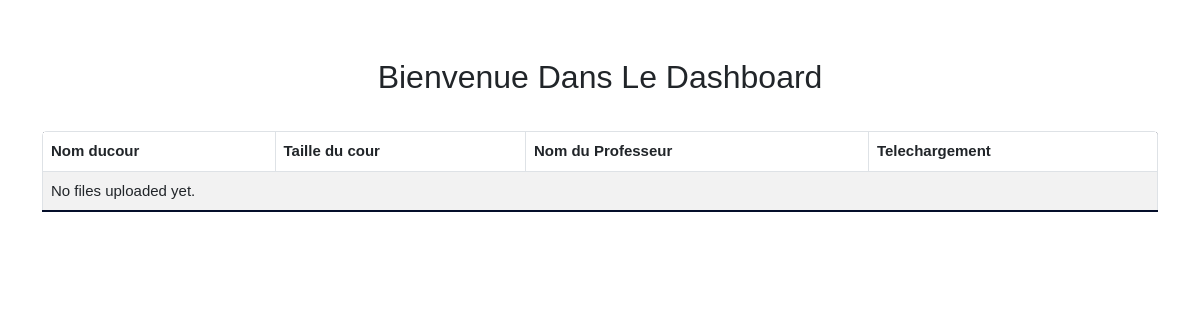
/Etudiant.php, run on an earlier commit of the app's database.
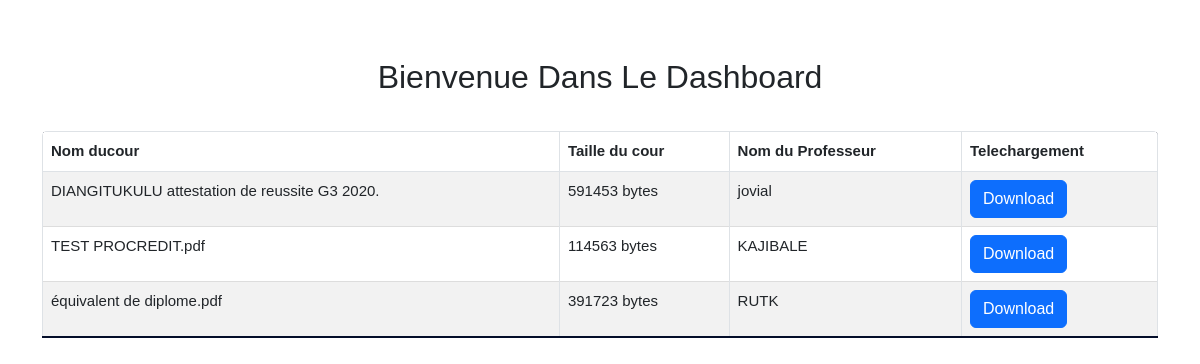
And on a later commit of the database.
### tables this page shows
CREATE TABLE IF NOT EXISTS `cours` (
  `idcours` int NOT NULL AUTO_INCREMENT,
  `nom` varchar(45) DEFAULT NULL,
  `taillefichier` varchar(45) DEFAULT NULL,
  `typeficier` varchar(45) DEFAULT NULL,
  `professeur_idprofesseur` int DEFAULT NULL,
  `Quiz_id` int DEFAULT NULL,
  PRIMARY KEY (`idcours`),
  KEY `fk_cours_professeur1_idx` (`professeur_idprofesseur`),
  KEY `fk_cours_Quiz1_idx` (`Quiz_id`)
);

CREATE TABLE IF NOT EXISTS `professeur` (
  `idprofesseur` int NOT NULL AUTO_INCREMENT,
  `nom` varchar(45) DEFAULT NULL,
  `prenom` varchar(45) DEFAULT NULL,
  `email` varchar(45) DEFAULT NULL,
  `cours` varchar(45) DEFAULT NULL,
  PRIMARY KEY (`idprofesseur`)
);

### Etudiant.php (the view, shortened to what this page needs)
<?php
$db_host = "localhost";
$db_user = "root";
$db_pass = "";
$db_name = "mydb";
 $conn = new mysqli($db_host, $db_user, $db_pass, $db_name);
 $sql = "SELECT *FROM cours";
 $result = $conn->query($sql);
 $sql1 = "SELECT *FROM professeur";
 $result1 = $conn->query($sql1);
?>
<!DOCTYPE html>
<html>
<head>
    <link rel="stylesheet" href="style1/huta.css">
	<link rel="stylesheet" href="https://cdn.jsdelivr.net/npm/bootstrap@5.3.0/dist/css/bootstrap.min.css">
</head>
<body>
	<div class="container mt-5">
        <h2>Bienvenue dans le dashboard</h2>
        <table class="table table-bordered table-striped">
            <thead>
                <tr>
                    <th>Nom ducour</th>
                    <th>Taille du cour</th>
                    <th>Nom du Professeur</th>
                    <th>Telechargement</th>
                </tr>
            </thead>
            <tbody>
                <?php
                if ($result->num_rows > 0 && $result1->num_rows > 0 ) {
                    while (($row = $result->fetch_assoc()) && ($row1 = $result1->fetch_assoc())) {
                        $file_path = "uploads/" . $row['nom'];
                        ?>
                        <tr>
                            <td><?php echo $row['nom']; ?></td>
                            <td><?php echo $row['taillefichier']; ?> bytes</td>
                            <td><?php echo $row1['nom'];?></td>
                            <td><a href="<?php echo $file_path; ?>" class="btn btn-primary" download>Download</a></td>
                        </tr>
                        <?php
                    }
                } else {
                    ?>
                    <tr>
                        <td colspan="4">No files uploaded yet.</td>
                    </tr>
                    <?php
                }
                ?>
            </tbody>
        </table>
    </div>
</body>
</html>

### style1/huta.css (style rules this page uses)
* { margin: 0; padding: 0; outline: none; border: none; text-decoration: none; box-sizing: border-box; font-family: "Poppins", sans-serif; }
body { background: rgb(122, 120, 120); }
h2 { width: 100%; padding: 10px; margin-top: 10px; text-align: center; text-transform: capitalize; }
.table { border-collapse: collapse; margin: 25px 0; font-size: 15px; min-width: 100%; overflow: hidden; border-radius: 5px 5px 0 0; }
table thead tr { color: #fff; background: #040e2a; text-align: left; font-weight: bold; }
.table th, .table td { padding: 12px 15px; }
.table tbody tr { border-bottom: 1px solid #ddd; }
.table tbody tr:nth-of-type(odd) { background: #f3f3f3; }
.table tbody tr:last-of-type { border-bottom: 2px solid #040e2a; }

What changed in the data, as far as the page shows it:
added professeur: nom "jovial"
added cours: nom "DIANGITUKULU attestation de reussite G3 2020.", taillefichier "591453"
added professeur: nom "KAJIBALE"
added cours: nom "TEST PROCREDIT.pdf", taillefichier "114563"
added professeur: nom "RUTK"
added cours: nom "équivalent de diplome.pdf", taillefichier "391723"
Also different on the page:
text no longer shown: "No files uploaded yet."
